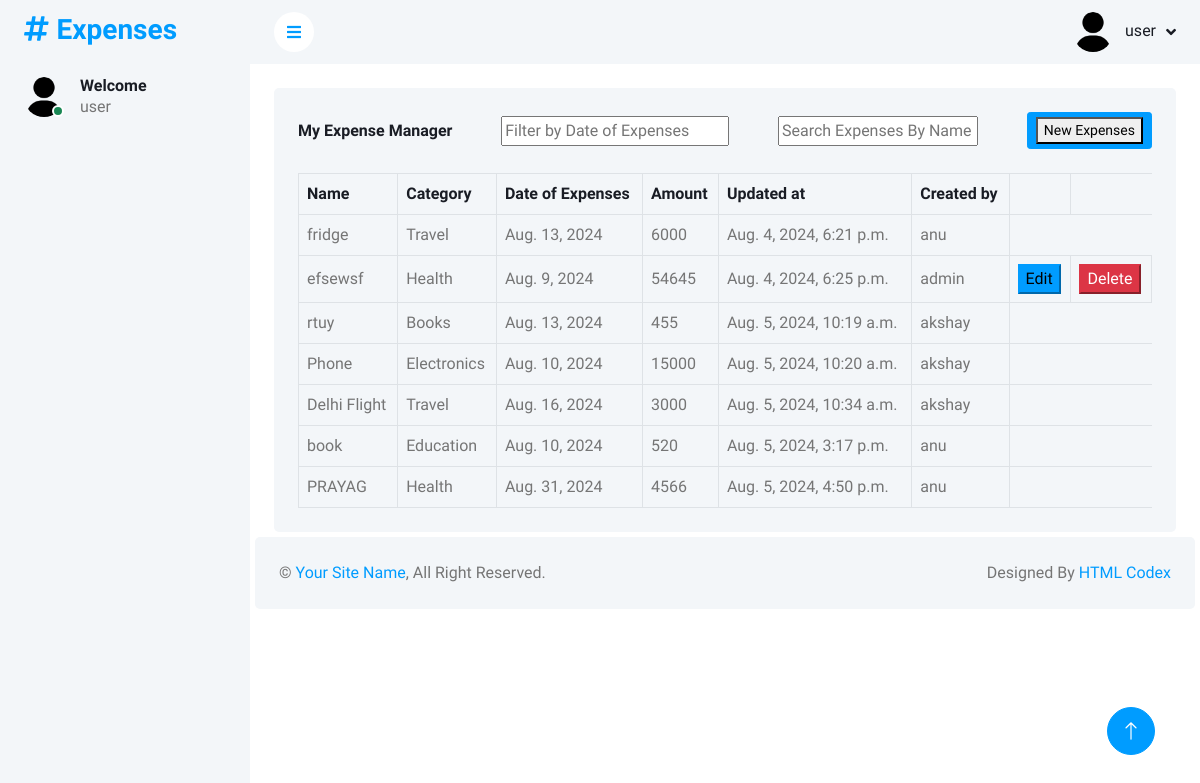
Page /home (signed in) on the committed database.
### app/models.py (models this page shows, shortened)
class Expenses(models.Model):
        CATEGORY_CHOICES = [
        ('Health', 'Health'),
        ('Electronics', 'Electronics'),
        ('Travel', 'Travel'),
        ('Education', 'Education'),
        ('Books', 'Books'),
        ('Others', 'Others'),
    ]
        name=models.CharField(max_length=140)
        date=models.DateField()
        category=models.CharField(max_length=25,choices=CATEGORY_CHOICES)
        description = models.TextField(blank=True)
        amount = models.PositiveIntegerField()
        created_by = models.ForeignKey(User, on_delete=models.CASCADE)
        created_at = models.DateTimeField(default=timezone.now)
        updated_at = models.DateTimeField(auto_now=True)

class User(models.Model):
    name=models.CharField(max_length=25)
    email=models.EmailField()
    password=models.IntegerField()
    is_admin=models.BooleanField(default=False,null=True)

### app/views.py (the view)
# urls.py: path('home',views.home,name='home'),
def home(request):
    name=request.session.get('name')
    user=User.objects.get(id=request.session.get('id'))
    if user.is_admin:
        datas=Expenses.objects.all()
    else:
        datas=Expenses.objects.filter(created_by=user)
    context={
        'datas':datas,
        'user':user,
        'name':name
    }
    return render(request,'home.html',context)

### app/templates/home.html (shortened to what this page needs)
<!DOCTYPE html>
{% load static  %}
<html lang="en">
<head>
    <link href="https://cdnjs.cloudflare.com/ajax/libs/font-awesome/5.10.0/css/all.min.css" rel="stylesheet">
    <link href="https://cdn.jsdelivr.net/npm/bootstrap-icons@1.4.1/font/bootstrap-icons.css" rel="stylesheet">
    <link href="{% static 'lib/owlcarousel/assets/owl.carousel.min.css' %}" rel="stylesheet">
    <link href="{% static 'lib/tempusdominus/css/tempusdominus-bootstrap-4.min.css' %}" rel="stylesheet" />
    <link href="{% static 'css/bootstrap.min.css' %}" rel="stylesheet">
    <link href="{% static 'css/style.css' %}" rel="stylesheet">
</head>
<body>
    <div class="container-xxl position-relative bg-white d-flex p-0">
        <div class="sidebar pe-4 pb-3">
            <nav class="navbar bg-light navbar-light">
                <a href="index.html" class="navbar-brand mx-4 mb-3">
                    <h3 class="text-primary"><i class="fa fa-hashtag me-2"></i>Expenses</h3>
                </a>
                <div class="d-flex align-items-center ms-4 mb-4">
                    <div class="position-relative">
                        <img class="rounded-circle" src="{% static 'img/user.png' %}" alt="" style="width: 40px; height: 40px;">
                        <div class="bg-success rounded-circle border border-2 border-white position-absolute end-0 bottom-0 p-1"></div>
                    </div>
                    <div class="ms-3">
                        <h6 class="mb-0">Welcome </h6>
                        <span>{{name}}</span>
                    </div>
                </div>
                </div>
        </div>
        <div class="content">
            <nav class="navbar navbar-expand bg-light navbar-light sticky-top px-4 py-0">
                <a href="#" class="sidebar-toggler flex-shrink-0">
                    <i class="fa fa-bars"></i>
                </a>
                <div class="navbar-nav align-items-center ms-auto">
                    <div class="nav-item dropdown">
                        <a href="#" class="nav-link dropdown-toggle" data-bs-toggle="dropdown">
                            <img class="rounded-circle me-lg-2" src="{% static 'img/user.png' %}" alt="" style="width: 40px; height: 40px;">
                            <span class="d-none d-lg-inline-flex">{{name}}</span>
                        </a>
                    </div>
                </div>
            </nav>
            {% block admin %}
            <div class="container-fluid pt-4 px-4">
                <div class="bg-light text-center rounded p-4">
                    <div class="d-flex align-items-center justify-content-between mb-4">
                        <h6 class="mb-0">My Expense Manager</h6>
                        <div class="modal-search-header flex-c-m trans-04 js-hide-modal-search">
                            <div class="container-search-header">
                                <form action="{% url 'filter1' %}" method="get" class="wrap-search-header flex-w p-l-15">
                                    <input class="plh3" type="text" name="search1" placeholder="Filter by Date of Expenses">
                                </form>
                            </div>
                        </div>
                        <div class="modal-search-header flex-c-m trans-04 js-hide-modal-search">
                            <div class="container-search-header">
                                <form action="{% url 'search' %}" method="get" class="wrap-search-header flex-w p-l-15">
                                    <input style="width: 200px;" class="plh3" type="text" name="search" placeholder="Search Expenses By Name">
                                </form>
                            </div>
                        </div>
                        <a class="btn btn-sm btn-primary" href="{% url 'add_expenses' %}"><button>New Expenses</button></a>
                    </div>
                    <div class="table-responsive">
                        <table class="table text-start align-middle table-bordered table-hover mb-0">
                            <thead>
                                <tr class="text-dark">
                                    <th scope="col">Name</th>
                                    <th scope="col">Category</th>
                                    <th scope="col">Date of Expenses</th>
                                    <th scope="col">Amount</th>
                                    <th scope="col">Updated at</th>
                                    <th scope="col">Created by</th>
                                    <th scope="col"></th>
                                </tr>
                            </thead>
                            <tbody>
                                {% for i in  datas %}
                                <tr>
                                    <td>{{i.name}}</td>
                                    <td>{{i.category}}</td>
                                    <td>{{i.date}}</td>
                                    <td>{{i.amount}}</td>
                                    <td>{{i.updated_at}}</td>
                                    <td>{{i.created_by.name}}</td>
                                    {% if i.created_by.id == user.id %}
                                    <td><a href="{% url 'edit' i.id %}"><button class="btn-primary">Edit</button></a></td>
                                    <td>
                                        <form action="{% url 'delete_item' i.id %}" method="post" onsubmit="confirmDelete(event)">
                                            <button class="btn-danger" type="submit">Delete</button>
                                        </form>
                                    </td>
                                    {% endif %}
                                </tr>
                                {% endfor %}
                            </tbody>
                        </table>
                    </div>
                </div>
            </div>
            {% endblock %}
            <div style="padding: 5px;" class="col-12">
                <div class="bg-light rounded h-100 p-4">
                    <div class="row">
                        <div class="col-12 col-sm-6 text-center text-sm-start">
                            &copy; <a href="#">Your Site Name</a>, All Right Reserved.
                        </div>
                        <div class="col-12 col-sm-6 text-center text-sm-end">
                            Designed By <a href="https://htmlcodex.com">HTML Codex</a>
                        </div>
                    </div>
                </div>
            </div>
        </div>
        <a href="#" class="btn btn-lg btn-primary btn-lg-square back-to-top"><i class="bi bi-arrow-up"></i></a>
</body>
</html>

### app/static/css/style.css (style rules this page uses)
:root { --primary: #009CFF; --light: #F3F6F9; --dark: #191C24; }
.back-to-top { position: fixed; display: none; right: 45px; bottom: 45px; z-index: 99; }
.btn { transition: .5s; }
.btn.btn-primary { color: #FFFFFF; }
.btn-lg-square { width: 48px; height: 48px; }
.btn-square, .btn-sm-square, .btn-lg-square { padding: 0; display: inline-flex; align-items: center; justify-content: center; font-weight: normal; border-radius: 50px; }
.sidebar { position: fixed; top: 0; left: 0; bottom: 0; width: 250px; height: 100vh; overflow-y: auto; background: var(--light); transition: 0.5s; z-index: 999; }
.content { margin-left: 250px; min-height: 100vh; background: #FFFFFF; transition: 0.5s; }
@media (min-width: 992px) { .sidebar { margin-left: 0; } }
@media (min-width: 992px) { .content { width: calc(100% - 250px); } }
.content .navbar .navbar-nav .nav-link { margin-left: 25px; padding: 12px 0; color: var(--dark); outline: none; }
.content .navbar .sidebar-toggler, .content .navbar .navbar-nav .nav-link i { width: 40px; height: 40px; display: inline-flex; align-items: center; justify-content: center; background: #FFFFFF; border-radius: 40px; }
.content .navbar .dropdown-toggle::after { margin-left: 6px; vertical-align: middle; border: none; content: "\f107"; font-family: "Font Awesome 5 Free"; font-weight: 900; transition: .5s; }

### rows in the picture
Expenses: name "fridge", category "Travel", date "Aug. 13, 2024", amount "6000", updated_at "Aug. 4, 2024, 6:21 p.m.", created_by.name "anu"
Expenses: name "efsewsf", category "Health", date "Aug. 9, 2024", amount "54645", updated_at "Aug. 4, 2024, 6:25 p.m.", created_by.name "admin", shows "Edit"
Expenses: name "rtuy", category "Books", date "Aug. 13, 2024", amount "455", updated_at "Aug. 5, 2024, 10:19 a.m.", created_by.name "akshay"
Expenses: name "Phone", category "Electronics", date "Aug. 10, 2024", amount "15000", updated_at "Aug. 5, 2024, 10:20 a.m.", created_by.name "akshay"
Expenses: name "Delhi Flight", category "Travel", date "Aug. 16, 2024", amount "3000", updated_at "Aug. 5, 2024, 10:34 a.m.", created_by.name "akshay"
Expenses: name "book", category "Education", date "Aug. 10, 2024", amount "520", updated_at "Aug. 5, 2024, 3:17 p.m.", created_by.name "anu"
Expenses: name "PRAYAG", category "Health", date "Aug. 31, 2024", amount "4566", updated_at "Aug. 5, 2024, 4:50 p.m.", created_by.name "anu"

### other values in the picture
{{ name }} "user"
